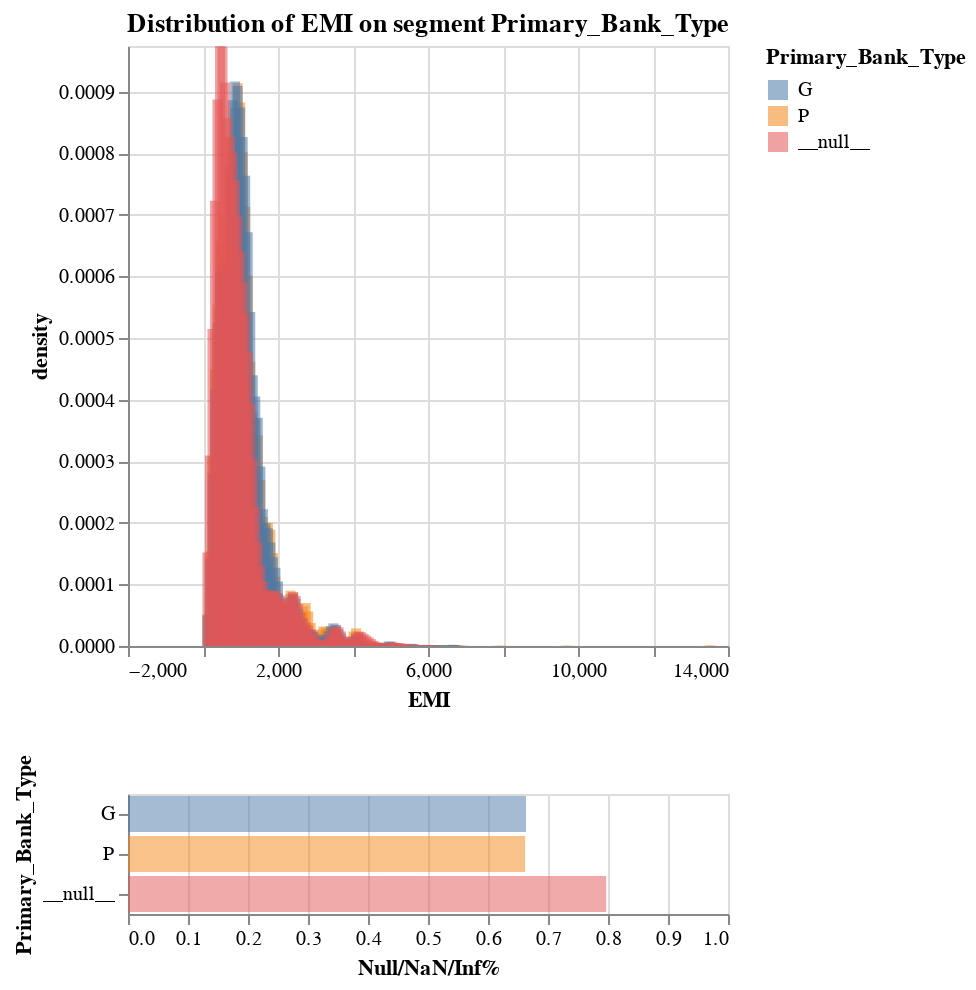

Notebook cell for this chart:
### Code cell
dia.compare_dist_on_segment(
    "EMI", 
    by = "Primary_Bank_Type",
    # (pl.col("Loan_Amount") > 10_000).alias("high_loan_amount"), # The segment we want to use
    n_bins=100, 
    density=True, 
)

### Figure 1 — Vega specification as saved in the notebook (floating-point values rounded to 4 significant figures; data arrays with more than 128 entries replaced by an {"elided": "..."} marker saying what was removed)
{"$schema": "https://vega.github.io/schema/vega/v5.json", "data": [{"name": "_server_source_0", "values": {"elided": "22276 records"}}, {"name": "param_2_store"}, {"name": "source_0", "source": "_server_source_0", "transform": [{"type": "kde", "resolve": "shared", "groupby": ["Primary_Bank_Type"], "field": "EMI", "as": ["EMI", "density"]}, {"type": "filter", "expr": "isValid(datum[\"EMI\"]) && isFinite(+datum[\"EMI\"]) && isValid(datum[\"density\"]) && isFinite(+datum[\"density\"])"}, {"type": "project", "fields": ["EMI", "Primary_Bank_Type", "density"]}]}, {"name": "source_1", "values": [{"Primary_Bank_Type": "__null__", "bad_rate": 0.7969, "bad_rate_end": 0.7969, "bad_rate_start": 0.0}, {"Primary_Bank_Type": "P", "bad_rate": 0.6618, "bad_rate_end": 0.6618, "bad_rate_start": 0.0}, {"Primary_Bank_Type": "G", "bad_rate": 0.6633, "bad_rate_end": 0.6633, "bad_rate_start": 0.0}]}, {"name": "source_0_color_domain_Primary_Bank_Type_0", "source": "source_0", "transform": [{"type": "aggregate", "groupby": ["Primary_Bank_Type"], "fields": [], "ops": [], "as": []}, {"type": "formula", "expr": "datum['Primary_Bank_Type']", "as": "sort_field"}, {"type": "project", "fields": ["Primary_Bank_Type"]}]}, {"name": "source_1_color_domain_Primary_Bank_Type_1", "values": [{"Primary_Bank_Type": "__null__"}, {"Primary_Bank_Type": "P"}, {"Primary_Bank_Type": "G"}]}, {"name": "source_0_view_3_x_domain_EMI", "source": "source_0", "transform": [{"type": "formula", "expr": "+datum['EMI']", "as": "EMI"}, {"type": "aggregate", "groupby": [], "fields": ["EMI", "EMI"], "ops": ["min", "max"], "as": ["min", "max"]}]}, {"name": "source_0_view_3_y_domain_density", "source": "source_0", "transform": [{"type": "formula", "expr": "+datum['density']", "as": "density"}, {"type": "aggregate", "groupby": [], "fields": ["density", "density"], "ops": ["min", "max"], "as": ["min", "max"]}]}, {"name": "source_1_concat_1_y_domain_Primary_Bank_Type", "values": [{"Primary_Bank_Type": "__null__"}, {"Primary_Bank_Type": "P"}, {"Primary_Bank_Type": "G"}]}], "signals": [{"name": "view_3_height", "value": 300}, {"name": "concat_1_y_step", "value": 20}, {"name": "concat_1_height", "update": "bandspace(domain('concat_1_y').length, 0.1, 0.05) * concat_1_y_step"}, {"name": "unit", "value": {}, "on": [{"events": "pointermove", "update": "isTuple(group()) ? group() : unit"}]}, {"name": "param_2_Primary_Bank_Type_legend", "value": null, "on": [{"events": [{"source": "view", "markname": "Primary_Bank_Type_legend_symbols", "type": "click"}, {"source": "view", "markname": "Primary_Bank_Type_legend_labels", "type": "click"}, {"source": "view", "markname": "Primary_Bank_Type_legend_entries", "type": "click"}], "update": "isDefined(datum.value) ? datum.value : item().items[0].items[0].datum.value", "force": true}, {"events": [{"source": "view", "type": "click"}], "update": "!event.item || !datum ? null : param_2_Primary_Bank_Type_legend", "force": true}]}, {"name": "param_2", "update": "vlSelectionResolve(\"param_2_store\", \"union\", true, true)"}], "marks": [{"type": "group", "name": "view_3_group", "encode": {"update": {"width": {"signal": "width"}, "height": {"signal": "view_3_height"}}}, "signals": [{"name": "param_2_tuple", "update": "param_2_Primary_Bank_Type_legend !== null ? {fields: param_2_tuple_fields, values: [param_2_Primary_Bank_Type_legend]} : null"}, {"name": "param_2_tuple_fields", "value": [{"type": "E", "field": "Primary_Bank_Type"}]}, {"name": "param_2_toggle", "value": false, "on": [{"events": {"merge": [{"source": "view", "type": "click"}]}, "update": "event.shiftKey"}]}, {"name": "param_2_modify", "on": [{"events": {"signal": "param_2_tuple"}, "update": "modify(\"param_2_store\", param_2_toggle ? null : param_2_tuple, param_2_toggle ? null : true, param_2_toggle ? param_2_tuple : null)"}]}], "marks": [{"type": "rect", "name": "view_3_marks", "from": {"data": "source_0"}, "encode": {"update": {"xc": {"field": "EMI", "scale": "view_3_x"}, "y": {"field": "density", "scale": "view_3_y"}, "fill": {"field": "Primary_Bank_Type", "scale": "color"}, "width": {"value": 5}, "opacity": [{"value": 0.55, "test": "!length(data(\"param_2_store\")) || vlSelectionTest(\"param_2_store\", datum)"}, {"value": 0}], "y2": {"value": 0, "scale": "view_3_y"}}}, "style": ["bar"], "interactive": true}], "axes": [{"scale": "view_3_x", "zindex": 0, "grid": true, "maxExtent": 0, "labels": false, "orient": "bottom", "gridScale": "view_3_y", "tickCount": {"signal": "ceil(width/40)"}, "minExtent": 0, "ticks": false, "aria": false, "domain": false}, {"scale": "view_3_y", "orient": "left", "labels": false, "tickCount": {"signal": "ceil(view_3_height/40)"}, "domain": false, "gridScale": "view_3_x", "grid": true, "maxExtent": 0, "aria": false, "minExtent": 0, "ticks": false, "zindex": 0}, {"scale": "view_3_x", "tickCount": {"signal": "ceil(width/40)"}, "zindex": 0, "labelOverlap": true, "orient": "bottom", "title": "EMI", "grid": false, "labelFlush": true}, {"scale": "view_3_y", "tickCount": {"signal": "ceil(view_3_height/40)"}, "orient": "left", "title": "density", "zindex": 0, "labelOverlap": true, "grid": false}], "title": {"text": "Distribution of EMI on segment Primary_Bank_Type", "frame": "group"}, "style": "cell"}, {"type": "group", "name": "concat_1_group", "encode": {"update": {"height": {"signal": "concat_1_height"}, "width": {"signal": "width"}}}, "marks": [{"type": "rect", "name": "concat_1_marks", "from": {"data": "source_1"}, "encode": {"update": {"opacity": {"value": 0.5}, "x": {"field": "bad_rate_end", "scale": "concat_1_x"}, "fill": {"field": "Primary_Bank_Type", "scale": "color"}, "x2": {"field": "bad_rate_start", "scale": "concat_1_x"}, "tooltip": {"signal": "{\"Null/NaN/Inf%\": format(datum[\"bad_rate\"], \"\")}"}, "y": {"field": "Primary_Bank_Type", "scale": "concat_1_y"}, "height": {"signal": "max(0.25, bandwidth('concat_1_y'))"}}}, "style": ["bar"], "interactive": true}], "axes": [{"scale": "concat_1_x", "aria": false, "tickCount": {"signal": "ceil(width/40)"}, "maxExtent": 0, "domain": false, "grid": true, "labels": false, "minExtent": 0, "zindex": 0, "ticks": false, "orient": "bottom", "gridScale": "concat_1_y"}, {"scale": "concat_1_x", "labelOverlap": true, "zindex": 0, "tickCount": {"signal": "ceil(width/40)"}, "orient": "bottom", "grid": false, "title": "Null/NaN/Inf%", "labelFlush": true}, {"scale": "concat_1_y", "title": "Primary_Bank_Type", "orient": "left", "zindex": 0, "grid": false}], "style": "cell"}], "scales": [{"name": "color", "type": "ordinal", "domain": {"fields": [{"data": "source_0_color_domain_Primary_Bank_Type_0", "field": "Primary_Bank_Type"}, {"data": "source_1_color_domain_Primary_Bank_Type_1", "field": "Primary_Bank_Type"}], "sort": true}, "range": "category"}, {"name": "view_3_x", "type": "linear", "domain": [{"signal": "(data(\"source_0_view_3_x_domain_EMI\")[0] || {}).min"}, {"signal": "(data(\"source_0_view_3_x_domain_EMI\")[0] || {}).max"}], "range": [0, {"signal": "width"}], "zero": false, "padding": 5, "nice": true}, {"name": "view_3_y", "type": "linear", "domain": [{"signal": "(data(\"source_0_view_3_y_domain_density\")[0] || {}).min"}, {"signal": "(data(\"source_0_view_3_y_domain_density\")[0] || {}).max"}], "range": [{"signal": "view_3_height"}, 0], "zero": true, "domainMin": 0}, {"name": "concat_1_x", "type": "linear", "domain": [0, 1], "range": [0, {"signal": "width"}], "zero": true}, {"name": "concat_1_y", "type": "band", "domain": {"data": "source_1_concat_1_y_domain_Primary_Bank_Type", "field": "Primary_Bank_Type", "sort": true}, "range": {"step": {"signal": "concat_1_y_step"}}, "paddingInner": 0.1, "paddingOuter": 0.05}], "layout": {"padding": 20, "columns": 1, "bounds": "full", "align": "each"}, "background": "white", "width": 300, "padding": 5, "legends": [{"fill": "color", "symbolType": "square", "title": "Primary_Bank_Type", "encode": {"labels": {"name": "Primary_Bank_Type_legend_labels", "interactive": true, "update": {"opacity": [{"test": "(!length(data(\"param_2_store\")) || (param_2[\"Primary_Bank_Type\"] && indexof(param_2[\"Primary_Bank_Type\"], datum.value) >= 0))", "value": 1}, {"value": 0.35}]}}, "symbols": {"name": "Primary_Bank_Type_legend_symbols", "interactive": true, "update": {"opacity": [{"test": "(!length(data(\"param_2_store\")) || (param_2[\"Primary_Bank_Type\"] && indexof(param_2[\"Primary_Bank_Type\"], datum.value) >= 0))", "value": 0.55}, {"value": 0.35}]}}, "entries": {"name": "Primary_Bank_Type_legend_entries", "interactive": true, "update": {"fill": {"value": "transparent"}}}}}]}
